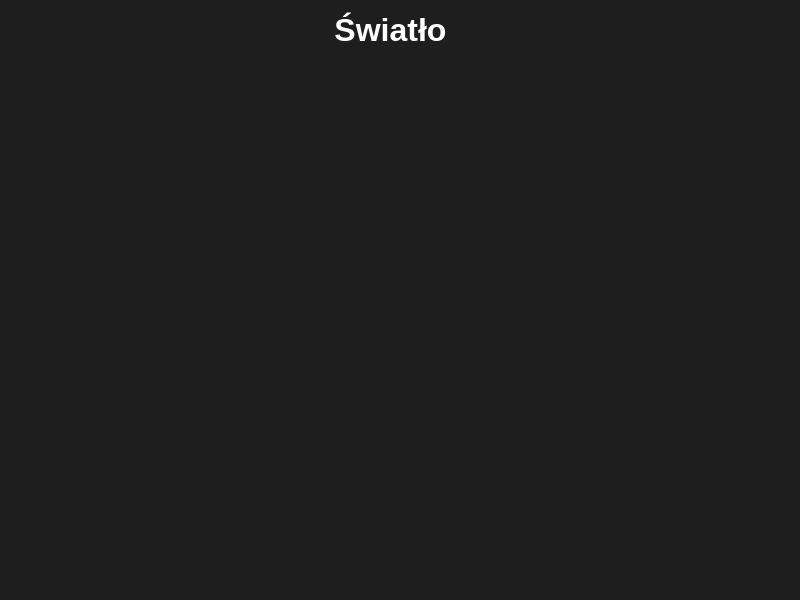
<?xml version="1.0" encoding="UTF-8"?>
<ui version="4.0">
 <class>MainWindow</class>
 <widget class="QMainWindow" name="MainWindow">
  <property name="geometry">
   <rect>
    <x>0</x>
    <y>0</y>
    <width>800</width>
    <height>600</height>
   </rect>
  </property>
  <property name="windowTitle">
   <string>MainWindow</string>
  </property>
  <property name="styleSheet">
   <string notr="true">background-color: rgb(30,30,30);</string>
  </property>
  <widget class="QWidget" name="centralwidget">
   <widget class="QLabel" name="light">
    <property name="geometry">
     <rect>
      <x>230</x>
      <y>90</y>
      <width>311</width>
      <height>331</height>
     </rect>
    </property>
    <property name="styleSheet">
     <string notr="true">border-radius: 100%;
</string>
    </property>
    <property name="text">
     <string/>
    </property>
    <property name="pixmap">
     <pixmap>images/light_bulb.png</pixmap>
    </property>
    <property name="scaledContents">
     <bool>true</bool>
    </property>
   </widget>
   <widget class="QLabel" name="label">
    <property name="geometry">
     <rect>
      <x>190</x>
      <y>0</y>
      <width>401</width>
      <height>101</height>
     </rect>
    </property>
    <property name="text">
     <string>&lt;html&gt;&lt;head/&gt;&lt;body&gt;&lt;p align=&quot;center&quot;&gt;&lt;span style=&quot; font-size:24pt; font-weight:700; color:#ffffff;&quot;&gt;Światło&lt;/span&gt;&lt;/p&gt;&lt;p align=&quot;center&quot;&gt;&lt;br/&gt;&lt;/p&gt;&lt;/body&gt;&lt;/html&gt;</string>
    </property>
   </widget>
  </widget>
  <widget class="QMenuBar" name="menubar">
   <property name="geometry">
    <rect>
     <x>0</x>
     <y>0</y>
     <width>800</width>
     <height>25</height>
    </rect>
   </property>
  </widget>
  <widget class="QStatusBar" name="statusbar"/>
 </widget>
 <resources/>
 <connections/>
</ui>
